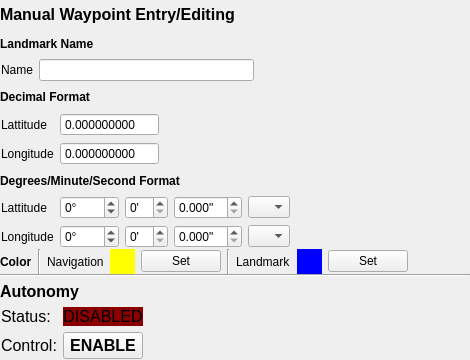
         <widget class="QWidget" name="widget" native="true">
          <property name="sizePolicy">
           <sizepolicy hsizetype="Fixed" vsizetype="Fixed">
            <horstretch>0</horstretch>
            <verstretch>0</verstretch>
           </sizepolicy>
          </property>
          <property name="minimumSize">
           <size>
            <width>470</width>
            <height>360</height>
           </size>
          </property>
          <property name="maximumSize">
           <size>
            <width>470</width>
            <height>360</height>
           </size>
          </property>
          <layout class="QGridLayout" name="gridLayout">
           <property name="leftMargin">
            <number>0</number>
           </property>
           <property name="topMargin">
            <number>0</number>
           </property>
           <property name="rightMargin">
            <number>0</number>
           </property>
           <property name="bottomMargin">
            <number>0</number>
           </property>
           <property name="horizontalSpacing">
            <number>0</number>
           </property>
           <property name="verticalSpacing">
            <number>6</number>
           </property>
           <item row="0" column="0">
            <layout class="QVBoxLayout" name="verticalLayout_3">
             <property name="spacing">
              <number>0</number>
             </property>
             <item>
              <widget class="QLabel" name="label_16">
               <property name="font">
                <font>
                 <pointsize>12</pointsize>
                 <weight>75</weight>
                 <bold>true</bold>
                </font>
               </property>
               <property name="text">
                <string>Manual Waypoint Entry/Editing</string>
               </property>
              </widget>
             </item>
             <item>
              <widget class="QLabel" name="label_28">
               <property name="font">
                <font>
                 <weight>75</weight>
                 <bold>true</bold>
                </font>
               </property>
               <property name="text">
                <string>Landmark Name</string>
               </property>
              </widget>
             </item>
             <item>
              <layout class="QGridLayout" name="gridLayout_12">
               <property name="leftMargin">
                <number>1</number>
               </property>
               <property name="topMargin">
                <number>1</number>
               </property>
               <property name="rightMargin">
                <number>1</number>
               </property>
               <property name="bottomMargin">
                <number>1</number>
               </property>
               <property name="spacing">
                <number>6</number>
               </property>
               <item row="0" column="1">
                <widget class="QLineEdit" name="manual_waypoint_landmark_name_line_edit"/>
               </item>
               <item row="0" column="0">
                <widget class="QLabel" name="label_29">
                 <property name="text">
                  <string>Name</string>
                 </property>
                </widget>
               </item>
               <item row="0" column="2">
                <spacer name="horizontalSpacer_9">
                 <property name="orientation">
                  <enum>Qt::Horizontal</enum>
                 </property>
                 <property name="sizeHint" stdset="0">
                  <size>
                   <width>40</width>
                   <height>20</height>
                  </size>
                 </property>
                </spacer>
               </item>
              </layout>
             </item>
             <item>
              <widget class="QLabel" name="label_7">
               <property name="font">
                <font>
                 <weight>75</weight>
                 <bold>true</bold>
                </font>
               </property>
               <property name="text">
                <string>Decimal Format</string>
               </property>
              </widget>
             </item>
             <item>
              <layout class="QGridLayout" name="gridLayout_7">
               <property name="leftMargin">
                <number>1</number>
               </property>
               <property name="topMargin">
                <number>1</number>
               </property>
               <property name="rightMargin">
                <number>1</number>
               </property>
               <property name="bottomMargin">
                <number>1</number>
               </property>
               <property name="spacing">
                <number>6</number>
               </property>
               <item row="0" column="1">
                <widget class="QDoubleSpinBox" name="manual_waypoint_decimal_lattitude_spin_box">
                 <property name="buttonSymbols">
                  <enum>QAbstractSpinBox::NoButtons</enum>
                 </property>
                 <property name="decimals">
                  <number>9</number>
                 </property>
                 <property name="minimum">
                  <double>-90.000000000000000</double>
                 </property>
                 <property name="maximum">
                  <double>90.000000000000000</double>
                 </property>
                 <property name="singleStep">
                  <double>0.000001000000000</double>
                 </property>
                </widget>
               </item>
               <item row="1" column="1">
                <widget class="QDoubleSpinBox" name="manual_waypoint_decimal_longitude_spin_box">
                 <property name="buttonSymbols">
                  <enum>QAbstractSpinBox::NoButtons</enum>
                 </property>
                 <property name="decimals">
                  <number>9</number>
                 </property>
                 <property name="minimum">
                  <double>-180.000000000000000</double>
                 </property>
                 <property name="maximum">
                  <double>180.000000000000000</double>
                 </property>
                 <property name="singleStep">
                  <double>0.000001000000000</double>
                 </property>
                </widget>
               </item>
               <item row="0" column="0">
                <widget class="QLabel" name="label_17">
                 <property name="text">
                  <string>Lattitude</string>
                 </property>
                </widget>
               </item>
               <item row="1" column="0">
                <widget class="QLabel" name="label_18">
                 <property name="text">
                  <string>Longitude</string>
                 </property>
                </widget>
               </item>
               <item row="0" column="2">
                <spacer name="horizontalSpacer_4">
                 <property name="orientation">
                  <enum>Qt::Horizontal</enum>
                 </property>
                 <property name="sizeHint" stdset="0">
                  <size>
                   <width>40</width>
                   <height>20</height>
                  </size>
                 </property>
                </spacer>
               </item>
              </layout>
             </item>
             <item>
              <widget class="QLabel" name="label_8">
               <property name="font">
                <font>
                 <weight>75</weight>
                 <bold>true</bold>
                </font>
               </property>
               <property name="text">
                <string>Degrees/Minute/Second Format</string>
               </property>
              </widget>
             </item>
             <item>
              <layout class="QGridLayout" name="gridLayout_10">
               <property name="leftMargin">
                <number>1</number>
               </property>
               <property name="topMargin">
                <number>1</number>
               </property>
               <property name="rightMargin">
                <number>1</number>
               </property>
               <property name="bottomMargin">
                <number>1</number>
               </property>
               <property name="spacing">
                <number>6</number>
               </property>
               <item row="0" column="0">
                <widget class="QLabel" name="label_9">
                 <property name="text">
                  <string>Lattitude</string>
                 </property>
                </widget>
               </item>
               <item row="0" column="5">
                <spacer name="horizontalSpacer_7">
                 <property name="orientation">
                  <enum>Qt::Horizontal</enum>
                 </property>
                 <property name="sizeHint" stdset="0">
                  <size>
                   <width>40</width>
                   <height>20</height>
                  </size>
                 </property>
                </spacer>
               </item>
               <item row="0" column="3">
                <widget class="QDoubleSpinBox" name="manual_waypoint_seconds_lattitude_spin_box">
                 <property name="suffix">
                  <string>&quot;</string>
                 </property>
                 <property name="decimals">
                  <number>3</number>
                 </property>
                </widget>
               </item>
               <item row="1" column="0">
                <widget class="QLabel" name="label_10">
                 <property name="text">
                  <string>Longitude</string>
                 </property>
                </widget>
               </item>
               <item row="1" column="3">
                <widget class="QDoubleSpinBox" name="manual_waypoint_seconds_longitude_spin_box">
                 <property name="suffix">
                  <string>&quot;</string>
                 </property>
                 <property name="decimals">
                  <number>3</number>
                 </property>
                </widget>
               </item>
               <item row="0" column="1">
                <widget class="QSpinBox" name="manual_waypoint_degrees_lattitude_spin_box">
                 <property name="suffix">
                  <string>° </string>
                 </property>
                 <property name="minimum">
                  <number>-90</number>
                 </property>
                 <property name="maximum">
                  <number>90</number>
                 </property>
                </widget>
               </item>
               <item row="0" column="2">
                <widget class="QSpinBox" name="manual_waypoint_minutes_lattitude_spin_box">
                 <property name="suffix">
                  <string>'</string>
                 </property>
                 <property name="maximum">
                  <number>60</number>
                 </property>
                </widget>
               </item>
               <item row="0" column="4">
                <widget class="QComboBox" name="manual_waypoint_cardinal_lattitude_combo_box">
                 <item>
                  <property name="text">
                   <string/>
                  </property>
                 </item>
                 <item>
                  <property name="text">
                   <string>N</string>
                  </property>
                 </item>
                 <item>
                  <property name="text">
                   <string>S</string>
                  </property>
                 </item>
                </widget>
               </item>
               <item row="1" column="1">
                <widget class="QSpinBox" name="manual_waypoint_degrees_longitude_spin_box">
                 <property name="suffix">
                  <string>° </string>
                 </property>
                 <property name="minimum">
                  <number>-180</number>
                 </property>
                 <property name="maximum">
                  <number>180</number>
                 </property>
                </widget>
               </item>
               <item row="1" column="4">
                <widget class="QComboBox" name="manual_waypoint_cardinal_longitude_combo_box">
                 <item>
                  <property name="text">
                   <string/>
                  </property>
                 </item>
                 <item>
                  <property name="text">
                   <string>W</string>
                  </property>
                 </item>
                 <item>
                  <property name="text">
                   <string>E</string>
                  </property>
                 </item>
                </widget>
               </item>
               <item row="1" column="2">
                <widget class="QSpinBox" name="manual_waypoint_minutes_longitude_spin_box">
                 <property name="suffix">
                  <string>'</string>
                 </property>
                 <property name="maximum">
                  <number>60</number>
                 </property>
                </widget>
               </item>
              </layout>
             </item>
             <item>
              <layout class="QHBoxLayout" name="horizontalLayout_4">
               <property name="spacing">
                <number>6</number>
               </property>
               <item>
                <widget class="QLabel" name="label_11">
                 <property name="font">
                  <font>
                   <weight>75</weight>
                   <bold>true</bold>
                  </font>
                 </property>
                 <property name="text">
                  <string>Color</string>
                 </property>
                </widget>
               </item>
               <item>
                <widget class="Line" name="line">
                 <property name="orientation">
                  <enum>Qt::Vertical</enum>
                 </property>
                </widget>
               </item>
               <item>
                <widget class="QLabel" name="label_4">
                 <property name="text">
                  <string>Navigation</string>
                 </property>
                </widget>
               </item>
               <item>
                <widget class="QLabel" name="manual_waypoint_navigation_color_label">
                 <property name="minimumSize">
                  <size>
                   <width>25</width>
                   <height>25</height>
                  </size>
                 </property>
                 <property name="maximumSize">
                  <size>
                   <width>25</width>
                   <height>25</height>
                  </size>
                 </property>
                 <property name="styleSheet">
                  <string notr="true">background-color:yellow;</string>
                 </property>
                 <property name="text">
                  <string/>
                 </property>
                </widget>
               </item>
               <item>
                <widget class="QPushButton" name="manual_waypoint_navigation_color_set_button">
                 <property name="text">
                  <string>Set</string>
                 </property>
                </widget>
               </item>
               <item>
                <widget class="Line" name="line_7">
                 <property name="orientation">
                  <enum>Qt::Vertical</enum>
                 </property>
                </widget>
               </item>
               <item>
                <widget class="QLabel" name="label_12">
                 <property name="text">
                  <string>Landmark</string>
                 </property>
                </widget>
               </item>
               <item>
                <widget class="QLabel" name="manual_waypoint_landmark_color_label">
                 <property name="minimumSize">
                  <size>
                   <width>25</width>
                   <height>25</height>
                  </size>
                 </property>
                 <property name="maximumSize">
                  <size>
                   <width>25</width>
                   <height>25</height>
                  </size>
                 </property>
                 <property name="styleSheet">
                  <string notr="true">background-color:blue;</string>
                 </property>
                 <property name="text">
                  <string/>
                 </property>
                </widget>
               </item>
               <item>
                <widget class="QPushButton" name="manual_waypoint_landmark_color_set_button">
                 <property name="text">
                  <string>Set</string>
                 </property>
                </widget>
               </item>
               <item>
                <spacer name="horizontalSpacer_2">
                 <property name="orientation">
                  <enum>Qt::Horizontal</enum>
                 </property>
                 <property name="sizeHint" stdset="0">
                  <size>
                   <width>40</width>
                   <height>20</height>
                  </size>
                 </property>
                </spacer>
               </item>
              </layout>
             </item>
             <item>
              <widget class="Line" name="line_2">
               <property name="orientation">
                <enum>Qt::Horizontal</enum>
               </property>
              </widget>
             </item>
             <item>
              <widget class="QLabel" name="label_24">
               <property name="font">
                <font>
                 <pointsize>12</pointsize>
                 <weight>75</weight>
                 <bold>true</bold>
                </font>
               </property>
               <property name="text">
                <string>Autonomy</string>
               </property>
              </widget>
             </item>
             <item>
              <layout class="QGridLayout" name="gridLayout_11">
               <property name="leftMargin">
                <number>1</number>
               </property>
               <property name="topMargin">
                <number>1</number>
               </property>
               <property name="rightMargin">
                <number>1</number>
               </property>
               <property name="bottomMargin">
                <number>1</number>
               </property>
               <property name="spacing">
                <number>6</number>
               </property>
               <item row="0" column="0">
                <widget class="QLabel" name="label_25">
                 <property name="font">
                  <font>
                   <pointsize>12</pointsize>
                  </font>
                 </property>
                 <property name="text">
                  <string>Status:</string>
                 </property>
                </widget>
               </item>
               <item row="1" column="2">
                <spacer name="horizontalSpacer_8">
                 <property name="orientation">
                  <enum>Qt::Horizontal</enum>
                 </property>
                 <property name="sizeHint" stdset="0">
                  <size>
                   <width>40</width>
                   <height>20</height>
                  </size>
                 </property>
                </spacer>
               </item>
               <item row="1" column="0">
                <widget class="QLabel" name="label_26">
                 <property name="font">
                  <font>
                   <pointsize>12</pointsize>
                  </font>
                 </property>
                 <property name="text">
                  <string>Control:</string>
                 </property>
                </widget>
               </item>
               <item row="1" column="1">
                <widget class="QPushButton" name="autonom_control_button">
                 <property name="font">
                  <font>
                   <pointsize>12</pointsize>
                   <weight>75</weight>
                   <bold>true</bold>
                  </font>
                 </property>
                 <property name="text">
                  <string>ENABLE</string>
                 </property>
                </widget>
               </item>
               <item row="0" column="1">
                <widget class="QLabel" name="autonomy_status_label">
                 <property name="font">
                  <font>
                   <pointsize>12</pointsize>
                  </font>
                 </property>
                 <property name="styleSheet">
                  <string notr="true">background-color:darkred;</string>
                 </property>
                 <property name="text">
                  <string>DISABLED</string>
                 </property>
                 <property name="alignment">
                  <set>Qt::AlignCenter</set>
                 </property>
                </widget>
               </item>
              </layout>
             </item>
            </layout>
           </item>
          </layout>
         </widget>
